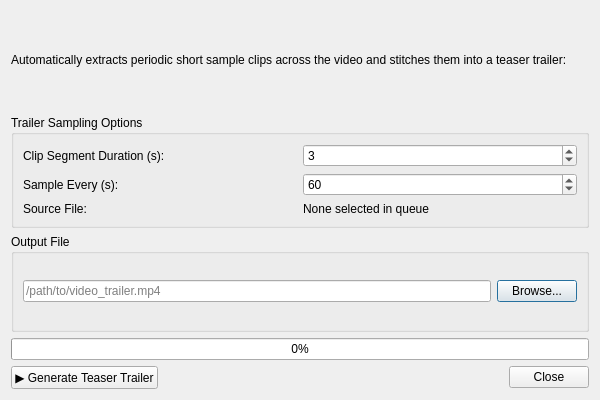
<?xml version="1.0" encoding="UTF-8"?>
<ui version="4.0">
 <class>TrailerDialog</class>
 <widget class="QDialog" name="TrailerDialog">
  <property name="geometry">
   <rect>
    <x>0</x>
    <y>0</y>
    <width>600</width>
    <height>400</height>
   </rect>
  </property>
  <property name="windowTitle">
   <string>Generate Video Teaser / Trailer - FFmpeg Batch</string>
  </property>
  <layout class="QVBoxLayout" name="mainTrailerLayout">
   <item>
    <widget class="QLabel" name="lblTrailerDesc">
     <property name="text">
      <string>Automatically extracts periodic short sample clips across the video and stitches them into a teaser trailer:</string>
     </property>
     <property name="wordWrap">
      <bool>true</bool>
     </property>
    </widget>
   </item>
   <item>
    <widget class="QGroupBox" name="grpTrailerSettings">
     <property name="title">
      <string>Trailer Sampling Options</string>
     </property>
     <layout class="QGridLayout" name="trailerGridLayout">
      <item row="0" column="0">
       <widget class="QLabel" name="lblSegmentDur">
        <property name="text">
         <string>Clip Segment Duration (s):</string>
        </property>
       </widget>
      </item>
      <item row="0" column="1">
       <widget class="QSpinBox" name="spinClipDuration">
        <property name="minimum">
         <number>1</number>
        </property>
        <property name="maximum">
         <number>30</number>
        </property>
        <property name="value">
         <number>3</number>
        </property>
       </widget>
      </item>
      <item row="1" column="0">
       <widget class="QLabel" name="lblInterval">
        <property name="text">
         <string>Sample Every (s):</string>
        </property>
       </widget>
      </item>
      <item row="1" column="1">
       <widget class="QSpinBox" name="spinInterval">
        <property name="minimum">
         <number>10</number>
        </property>
        <property name="maximum">
         <number>600</number>
        </property>
        <property name="value">
         <number>60</number>
        </property>
       </widget>
      </item>
      <item row="2" column="0">
       <widget class="QLabel" name="lblSourceFile">
        <property name="text">
         <string>Source File:</string>
        </property>
       </widget>
      </item>
      <item row="2" column="1">
       <widget class="QLabel" name="lblSourceFileName">
        <property name="text">
         <string>None selected in queue</string>
        </property>
       </widget>
      </item>
     </layout>
    </widget>
   </item>
   <item>
    <widget class="QGroupBox" name="grpTrailerOutput">
     <property name="title">
      <string>Output File</string>
     </property>
     <layout class="QHBoxLayout" name="trailerOutLayout">
      <item>
       <widget class="QLineEdit" name="txtTrailerOutput">
        <property name="placeholderText">
         <string>/path/to/video_trailer.mp4</string>
        </property>
       </widget>
      </item>
      <item>
       <widget class="QPushButton" name="btnBrowseTrailerOutput">
        <property name="text">
         <string>Browse...</string>
        </property>
       </widget>
      </item>
     </layout>
    </widget>
   </item>
   <item>
    <widget class="QProgressBar" name="trailerProgress">
     <property name="value">
      <number>0</number>
     </property>
    </widget>
   </item>
   <item>
    <layout class="QHBoxLayout" name="trailerActionLayout">
     <item>
      <widget class="QPushButton" name="btnStartTrailer">
       <property name="text">
        <string>▶ Generate Teaser Trailer</string>
       </property>
      </widget>
     </item>
     <item>
      <spacer name="trailerSpacer">
       <property name="orientation">
        <enum>Qt::Horizontal</enum>
       </property>
       <property name="sizeHint" stdset="0">
        <size>
         <width>40</width>
         <height>20</height>
        </size>
       </property>
      </spacer>
     </item>
     <item>
      <widget class="QPushButton" name="btnCloseTrailer">
       <property name="text">
        <string>Close</string>
       </property>
      </widget>
     </item>
    </layout>
   </item>
  </layout>
 </widget>
 <resources/>
 <connections/>
</ui>
